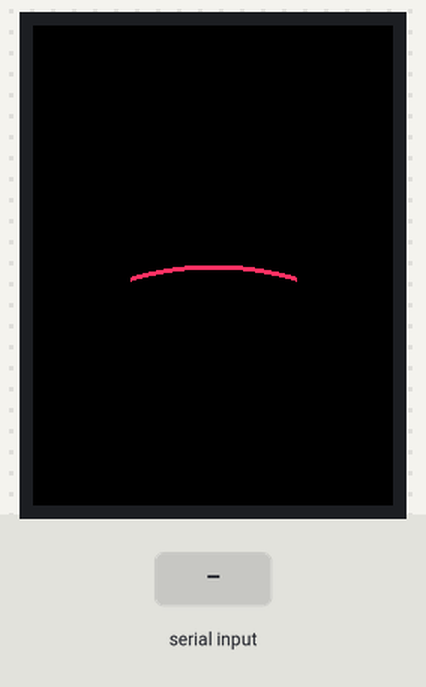
This sketch was run on a simulated ESP32. Parts: 240×320 colour display. The inputs (shaded band) are chosen by the test bench. What the sketch prints to the serial monitor is not drawn.

Above: at 1.4 s.
1.5 s: "TEST\n" received over Serial
At 1.9 s:
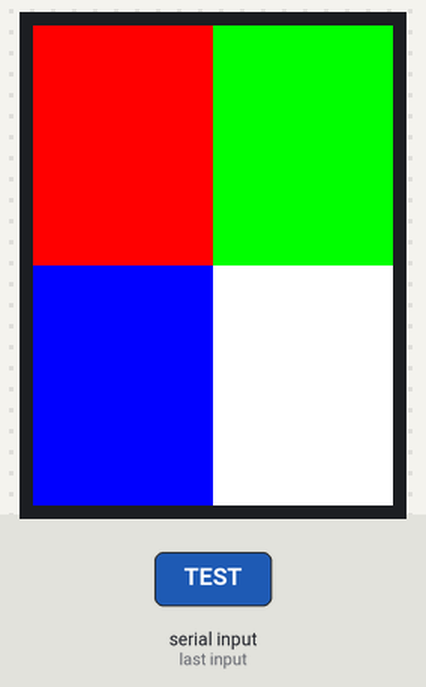
3.0 s: "MOUTH\n" received over Serial
At 3.6 s:
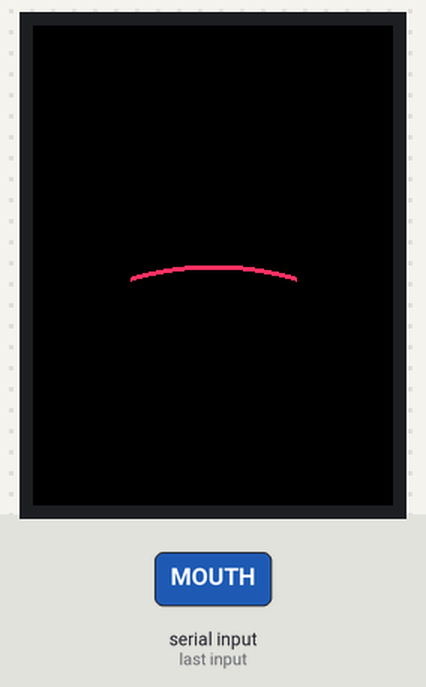
4.5 s: "90,45\n" received over Serial
At 4.9 s:
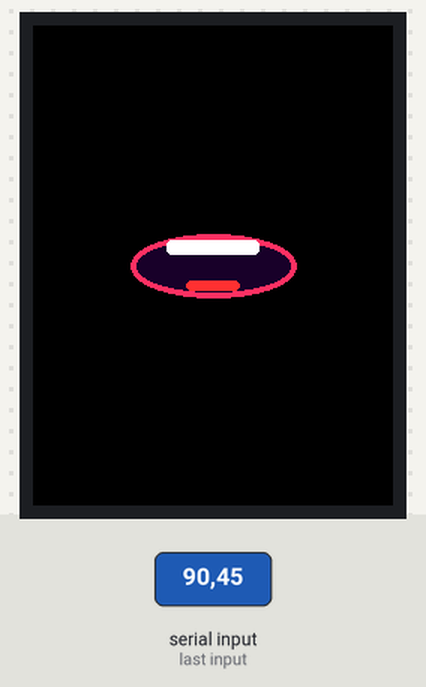
6.0 s: "TEST\n" received over Serial
At 6.6 s:
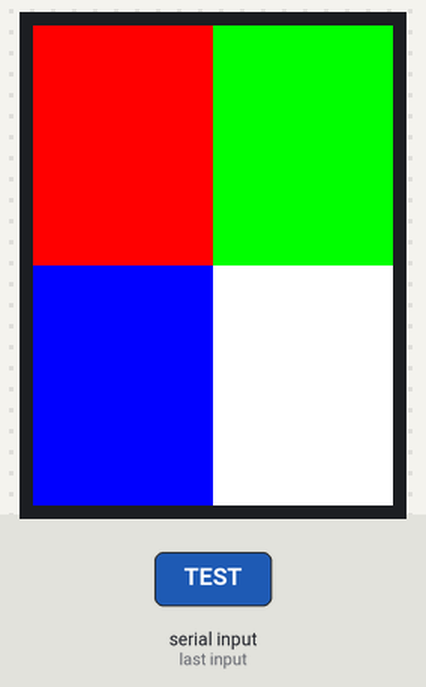
Timing chart, 0 to 8.5 s (numbered marks = the images above; inputs shaded):
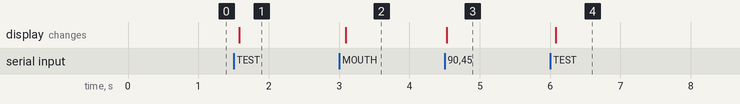

Measured:
- after the input at 1.5 s, the display: changes after 0.08 s (image 1)
- after the input at 3.0 s, the display: changes after 0.09 s (image 2)
- after the input at 4.5 s, the display: changes at once (image 3)
- after the input at 6.0 s, the display: changes after 0.08 s (image 4)

The sketch:

esp32_tft_mouth.ino
```cpp
#include <SPI.h>
#include <Adafruit_GFX.h>
#include <Adafruit_ST7789.h>

// GMT020-02-8P (ST7789V, 240x320), matching the module wiring diagram:
// SCK=18, MOSI=23, CS=5, DC=19, RST=22.
constexpr int TFT_CS = 5;
constexpr int TFT_DC = 19;
constexpr int TFT_RST = 22;
constexpr uint16_t BG = ST77XX_BLACK;
constexpr uint16_t LIP = 0xF98C;    // warm pink
constexpr uint16_t TONGUE = 0xF986;

Adafruit_ST7789 tft(&SPI, TFT_CS, TFT_DC, TFT_RST);
uint8_t mouthLevel = 0;
char serialLine[16] = {};
uint8_t serialLength = 0;
constexpr int IMAGE_ROWS_PER_CHUNK = 8;
constexpr int IMAGE_MAX_WIDTH = 320;
uint16_t imageChunk[IMAGE_MAX_WIDTH * IMAGE_ROWS_PER_CHUNK];
bool imageMode = false;

void drawClosedMouth(int cx, int cy) {
  // A relaxed, closed mouth: a short horizontal slit with slightly raised ends.
  for (int x = cx - 55; x <= cx + 55; ++x) {
    float u = (x - cx) / 55.0f;
    int y = cy + (int)(8.0f * u * u);
    tft.drawPixel(x, y, LIP);
    tft.drawPixel(x, y + 1, LIP);
    tft.drawPixel(x, y + 2, LIP);
  }
}

void drawTalkingMouth(uint8_t level, int cx, int cy) {
  const int rx = 55;
  const int ry = 7 + (int)(level * 0.16f);

  tft.fillEllipse(cx, cy, rx, ry, LIP);
  tft.fillEllipse(cx, cy, rx - 4, max(2, ry - 4), 0x1805); // dark mouth interior
  tft.drawEllipse(cx, cy, rx, ry, LIP);

  if (level > 45 && ry > 12) {
    int toothHeight = min(12, ry / 2);
    tft.fillRoundRect(cx - 31, cy - ry + 4, 62, toothHeight, 3, ST77XX_WHITE);
    int tongueHeight = min(10, ry / 3);
    tft.fillRoundRect(cx - 18, cy + ry - tongueHeight - 4, 36, tongueHeight, 5, TONGUE);
  }
}

void drawMouth() {
  const int cx = tft.width() / 2;
  const int cy = tft.height() / 2;
  // ST7789 retains pixels, so clear only the mouth bounds instead of
  // repainting the whole panel on every voice update.
  tft.fillRect(cx - 60, cy - 55, 120, 110, BG);
  if (mouthLevel < 12) drawClosedMouth(cx, cy);
  else drawTalkingMouth(mouthLevel, cx, cy);
}

void readLevels() {
  while (Serial.available()) {
    char c = (char)Serial.read();
    if (c == '\n' || c == '\r') {
      if (serialLength) {
        serialLine[serialLength] = '\0';
        if (strncmp(serialLine, "IMG ", 4) == 0) {
          int rotation = constrain(atoi(serialLine + 4), 0, 1);
          tft.setRotation(rotation);
          imageMode = true;
          int width = tft.width();
          int height = tft.height();
          Serial.println("IMG_READY");
          bool complete = true;
          for (int y = 0; complete && y < height; y += IMAGE_ROWS_PER_CHUNK) {
            int rows = min(IMAGE_ROWS_PER_CHUNK, height - y);
            size_t chunkBytes = (size_t)width * rows * sizeof(uint16_t);
            size_t received = Serial.readBytes((uint8_t *)imageChunk, chunkBytes);
            if (received != chunkBytes) {
              complete = false;
              break;
            }
            tft.drawRGBBitmap(0, y, imageChunk, width, rows);
            Serial.printf("ACK %d\n", y + rows);
          }
          if (complete) {
            Serial.println("DONE");
          } else {
            Serial.println("IMAGE_ERROR");
            imageMode = false;
          }
        } else if (strcmp(serialLine, "PING") == 0) {
          Serial.println("PONG");
        } else if (strcmp(serialLine, "TEST") == 0) {
          int halfWidth = tft.width() / 2;
          int halfHeight = tft.height() / 2;
          tft.fillRect(0, 0, halfWidth, halfHeight, ST77XX_RED);
          tft.fillRect(halfWidth, 0, tft.width() - halfWidth, halfHeight, ST77XX_GREEN);
          tft.fillRect(0, halfHeight, halfWidth, tft.height() - halfHeight, ST77XX_BLUE);
          tft.fillRect(halfWidth, halfHeight, tft.width() - halfWidth,
                       tft.height() - halfHeight, ST77XX_WHITE);
          imageMode = true;
          Serial.println("TEST_OK");
        } else if (strcmp(serialLine, "MOUTH") == 0) {
          imageMode = false;
          mouthLevel = 0;
          tft.fillScreen(BG);
          drawMouth();
        } else if (strcmp(serialLine, "ROT0") == 0 || strcmp(serialLine, "ROT1") == 0) {
          tft.setRotation(serialLine[3] - '0');
          if (!imageMode) {
            tft.fillScreen(BG);
            drawMouth();
          }
          Serial.println("ROT_OK");
        } else {
          uint8_t nextLevel = (uint8_t)constrain(atoi(serialLine), 0, 255);
          bool crossedRestThreshold = (nextLevel < 12) != (mouthLevel < 12);
          int levelDelta = abs((int)nextLevel - (int)mouthLevel);
          if (!imageMode && (crossedRestThreshold || levelDelta >= 5)) {
            mouthLevel = nextLevel;
            drawMouth();
          } else {
            mouthLevel = nextLevel;
          }
        }
        serialLength = 0;
      }
    } else if (c >= 32 && c <= 126 && serialLength < sizeof(serialLine) - 1) {
      serialLine[serialLength++] = c;
    } else {
      serialLength = 0;
    }
  }
}

void setup() {
  Serial.begin(460800);
  Serial.setTimeout(10000);
  SPI.begin(18, -1, 23, TFT_CS);
  tft.init(240, 320);
  tft.setRotation(0);
  tft.fillScreen(BG);
  drawMouth();
  Serial.println("READY");
}

void loop() {
  readLevels();
}
```
